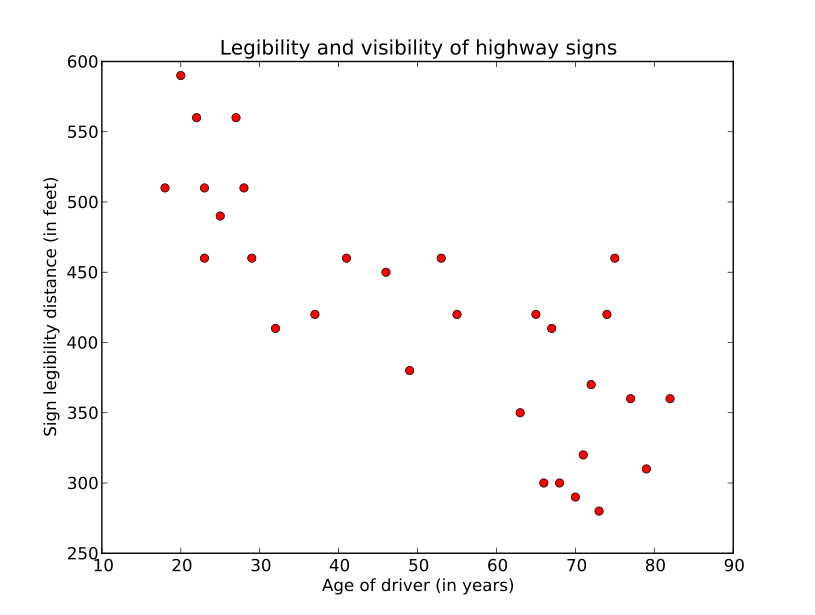

Write the Python code that produced this figure.
#####
# Owen Kuemerle
# CS 106 - Introduction to Programming
# Programming assignment 3
# Make a scatter plot from highway sign visibility data
#####
# Import plotting libraries
import numpy as np
import pylab as pl

# Array of age values (x)
age = [18, 20, 22, 23, 23, 25, 27, 28, 29, 32,
	   37, 41, 46, 49, 53, 55, 63, 65, 66, 67,
	   68, 70, 71, 72, 73, 74, 75, 77, 79, 82]

# Array of distance values (y)
distance = [510, 590, 560, 510, 460, 490, 560, 510, 460, 410,
			420, 460, 450, 380, 460, 420, 350, 420, 300, 410,
			300, 290, 320, 370, 280, 420, 460, 360, 310, 360]

# Use pylab to plot x and y points
pl.plot(age, distance, 'ro')

# Set the labels and title for the graph
pl.xlabel("Age of driver (in years)")
pl.ylabel("Sign legibility distance (in feet)")
pl.title("Legibility and visibility of highway signs")

# Show the plot on the screen
pl.show()
